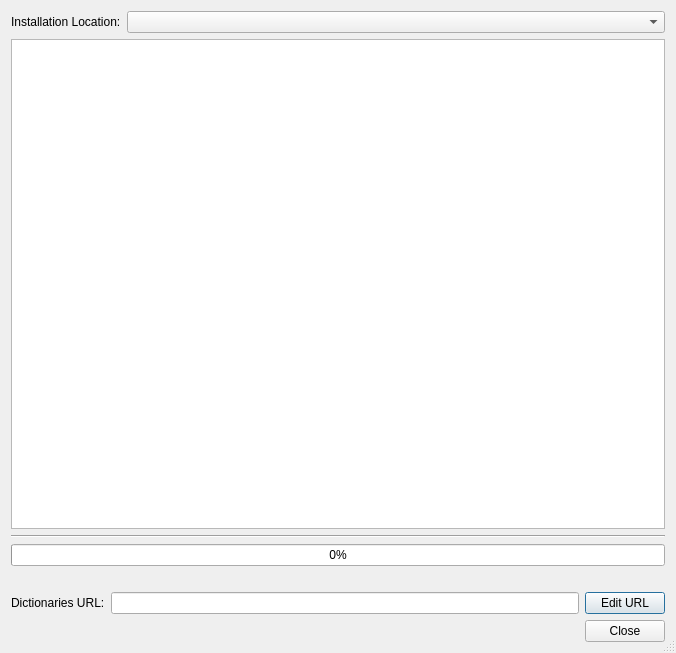
<?xml version="1.0" encoding="UTF-8"?>
<ui version="4.0">
 <class>ManageDictionariesDialog</class>
 <widget class="QDialog" name="ManageDictionariesDialog">
  <property name="geometry">
   <rect>
    <x>0</x>
    <y>0</y>
    <width>676</width>
    <height>653</height>
   </rect>
  </property>
  <property name="windowTitle">
   <string>Spell Check Dictionaries</string>
  </property>
  <property name="sizeGripEnabled">
   <bool>true</bool>
  </property>
  <layout class="QVBoxLayout" name="verticalLayout">
   <item>
    <layout class="QHBoxLayout" name="horizontalLayout_2">
     <item>
      <widget class="QLabel" name="label">
       <property name="text">
        <string>Installation Location:</string>
       </property>
      </widget>
     </item>
     <item>
      <widget class="QComboBox" name="locationComboBox">
       <property name="sizePolicy">
        <sizepolicy hsizetype="Expanding" vsizetype="Fixed">
         <horstretch>0</horstretch>
         <verstretch>0</verstretch>
        </sizepolicy>
       </property>
       <property name="toolTip">
        <string>Select the location for the dictionaries installation</string>
       </property>
      </widget>
     </item>
    </layout>
   </item>
   <item>
    <widget class="QListWidget" name="dictionariesList">
     <property name="toolTip">
      <string>Shows the list of available dictionaries</string>
     </property>
     <property name="alternatingRowColors">
      <bool>true</bool>
     </property>
     <property name="selectionMode">
      <enum>QAbstractItemView::ExtendedSelection</enum>
     </property>
     <property name="sortingEnabled">
      <bool>true</bool>
     </property>
    </widget>
   </item>
   <item>
    <widget class="Line" name="line">
     <property name="orientation">
      <enum>Qt::Horizontal</enum>
     </property>
    </widget>
   </item>
   <item>
    <widget class="QProgressBar" name="downloadProgress">
     <property name="toolTip">
      <string>Shows the progress of the current download</string>
     </property>
     <property name="value">
      <number>0</number>
     </property>
    </widget>
   </item>
   <item>
    <widget class="QLabel" name="statusLabel">
     <property name="text">
      <string/>
     </property>
    </widget>
   </item>
   <item>
    <layout class="QHBoxLayout" name="horizontalLayout">
     <item>
      <widget class="QLabel" name="label_4">
       <property name="text">
        <string>Dictionaries URL:</string>
       </property>
      </widget>
     </item>
     <item>
      <widget class="QLineEdit" name="dictionariesUrlEdit">
       <property name="toolTip">
        <string>Shows the dictionaries URL</string>
       </property>
       <property name="readOnly">
        <bool>true</bool>
       </property>
      </widget>
     </item>
     <item>
      <widget class="QPushButton" name="dictionariesUrlEditButton">
       <property name="toolTip">
        <string>Press to edit the dictionaries URL</string>
       </property>
       <property name="text">
        <string>Edit URL</string>
       </property>
       <property name="checkable">
        <bool>true</bool>
       </property>
      </widget>
     </item>
    </layout>
   </item>
   <item>
    <widget class="QDialogButtonBox" name="buttonBox">
     <property name="orientation">
      <enum>Qt::Horizontal</enum>
     </property>
     <property name="standardButtons">
      <set>QDialogButtonBox::Close</set>
     </property>
    </widget>
   </item>
  </layout>
 </widget>
 <tabstops>
  <tabstop>locationComboBox</tabstop>
  <tabstop>dictionariesList</tabstop>
  <tabstop>dictionariesUrlEdit</tabstop>
  <tabstop>dictionariesUrlEditButton</tabstop>
 </tabstops>
 <resources/>
 <connections>
  <connection>
   <sender>buttonBox</sender>
   <signal>accepted()</signal>
   <receiver>ManageDictionariesDialog</receiver>
   <slot>accept()</slot>
   <hints>
    <hint type="sourcelabel">
     <x>248</x>
     <y>254</y>
    </hint>
    <hint type="destinationlabel">
     <x>157</x>
     <y>274</y>
    </hint>
   </hints>
  </connection>
  <connection>
   <sender>buttonBox</sender>
   <signal>rejected()</signal>
   <receiver>ManageDictionariesDialog</receiver>
   <slot>reject()</slot>
   <hints>
    <hint type="sourcelabel">
     <x>316</x>
     <y>260</y>
    </hint>
    <hint type="destinationlabel">
     <x>286</x>
     <y>274</y>
    </hint>
   </hints>
  </connection>
 </connections>
</ui>
